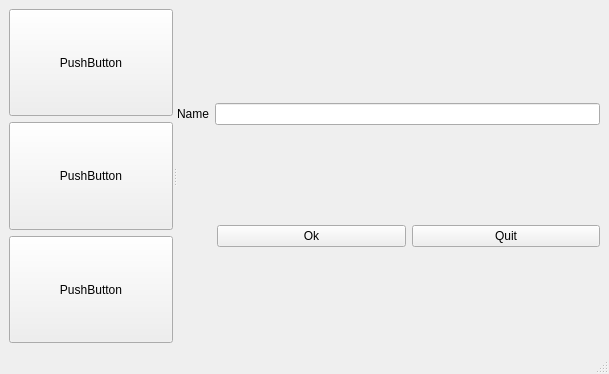
<?xml version="1.0" encoding="UTF-8"?>
<ui version="4.0">
 <class>MainWindow</class>
 <widget class="QMainWindow" name="MainWindow">
  <property name="geometry">
   <rect>
    <x>0</x>
    <y>0</y>
    <width>609</width>
    <height>374</height>
   </rect>
  </property>
  <property name="windowTitle">
   <string>MainWindow</string>
  </property>
  <widget class="QWidget" name="centralwidget">
   <layout class="QVBoxLayout" name="verticalLayout_3">
    <item>
     <widget class="QSplitter" name="splitter">
      <property name="orientation">
       <enum>Qt::Horizontal</enum>
      </property>
      <widget class="QWidget" name="">
       <layout class="QVBoxLayout" name="verticalLayout_2">
        <item>
         <widget class="QPushButton" name="pushButton_3">
          <property name="sizePolicy">
           <sizepolicy hsizetype="Minimum" vsizetype="Preferred">
            <horstretch>0</horstretch>
            <verstretch>0</verstretch>
           </sizepolicy>
          </property>
          <property name="maximumSize">
           <size>
            <width>16777215</width>
            <height>16777215</height>
           </size>
          </property>
          <property name="text">
           <string>PushButton</string>
          </property>
         </widget>
        </item>
        <item>
         <widget class="QPushButton" name="pushButton_4">
          <property name="sizePolicy">
           <sizepolicy hsizetype="Minimum" vsizetype="Preferred">
            <horstretch>0</horstretch>
            <verstretch>0</verstretch>
           </sizepolicy>
          </property>
          <property name="text">
           <string>PushButton</string>
          </property>
         </widget>
        </item>
        <item>
         <widget class="QPushButton" name="pushButton_5">
          <property name="sizePolicy">
           <sizepolicy hsizetype="Minimum" vsizetype="Preferred">
            <horstretch>0</horstretch>
            <verstretch>0</verstretch>
           </sizepolicy>
          </property>
          <property name="text">
           <string>PushButton</string>
          </property>
         </widget>
        </item>
       </layout>
      </widget>
      <widget class="QWidget" name="">
       <layout class="QVBoxLayout" name="verticalLayout">
        <item>
         <layout class="QHBoxLayout" name="horizontalLayout">
          <item>
           <widget class="QLabel" name="label">
            <property name="text">
             <string>Name</string>
            </property>
            <property name="buddy">
             <cstring>lineEdit</cstring>
            </property>
           </widget>
          </item>
          <item>
           <widget class="QLineEdit" name="lineEdit"/>
          </item>
         </layout>
        </item>
        <item>
         <layout class="QHBoxLayout" name="horizontalLayout_2">
          <item>
           <spacer name="horizontalSpacer">
            <property name="orientation">
             <enum>Qt::Horizontal</enum>
            </property>
            <property name="sizeType">
             <enum>QSizePolicy::Preferred</enum>
            </property>
            <property name="sizeHint" stdset="0">
             <size>
              <width>40</width>
              <height>20</height>
             </size>
            </property>
           </spacer>
          </item>
          <item>
           <widget class="QPushButton" name="pushButton">
            <property name="text">
             <string>Ok</string>
            </property>
           </widget>
          </item>
          <item>
           <widget class="QPushButton" name="pushButton_2">
            <property name="text">
             <string>Quit</string>
            </property>
           </widget>
          </item>
         </layout>
        </item>
       </layout>
      </widget>
     </widget>
    </item>
   </layout>
  </widget>
  <widget class="QMenuBar" name="menubar">
   <property name="geometry">
    <rect>
     <x>0</x>
     <y>0</y>
     <width>609</width>
     <height>21</height>
    </rect>
   </property>
  </widget>
  <widget class="QStatusBar" name="statusbar"/>
 </widget>
 <resources/>
 <connections/>
</ui>
